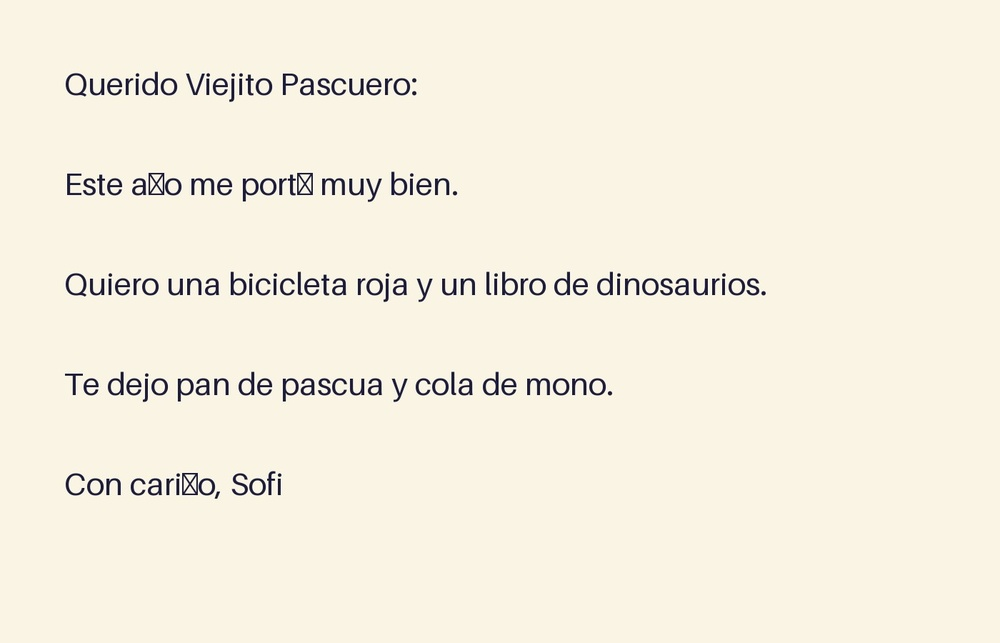
#> input picture backend/internal/imaging/testdata/carta_con_gps.jpg, 1000 x 643 px, shrunk from 1400 x 900 before the run
$ python -i preprocess.py   (imports and definitions only)
#> lines starting #> are read from the running program, lines starting #| are printed output that depends on the picture; after the words box and inside, x2 and y2 are one past the last pixel; in counts of white or black regions, pixels touching at a corner belong together
#> further down, picture is the input picture: shape (643, 1000, 3); mean B, G, R 224.3, 239.3, 245.1
"""Preprocesamiento con OpenCV para cartas fotografiadas.

Pasos: escala de grises → corrección de perspectiva (si se detecta la hoja) →
deskew → reducción de ruido → binarización adaptativa.
"""

from __future__ import annotations

from pathlib import Path

import cv2
import numpy as np
from numpy.typing import NDArray

Img = NDArray[np.uint8]


def load(path: Path) -> Img:
    data = np.fromfile(str(path), dtype=np.uint8)
    img = cv2.imdecode(data, cv2.IMREAD_COLOR)
    if img is None:
        raise ValueError("No se pudo leer la imagen")
    return img.astype(np.uint8)


def _order_corners(pts: NDArray[np.float32]) -> NDArray[np.float32]:
    s = pts.sum(axis=1)
    d = np.diff(pts, axis=1).ravel()
    return np.array(
        [pts[np.argmin(s)], pts[np.argmin(d)], pts[np.argmax(s)], pts[np.argmax(d)]],
        dtype=np.float32,
    )


def correct_perspective(gray: Img) -> Img:
    """Busca el contorno cuadrilátero más grande (la hoja) y lo endereza."""
    h, w = gray.shape[:2]
#> h = 643; w = 1000
    blur = cv2.GaussianBlur(gray, (5, 5), 0)
    edges = cv2.Canny(blur, 50, 150)
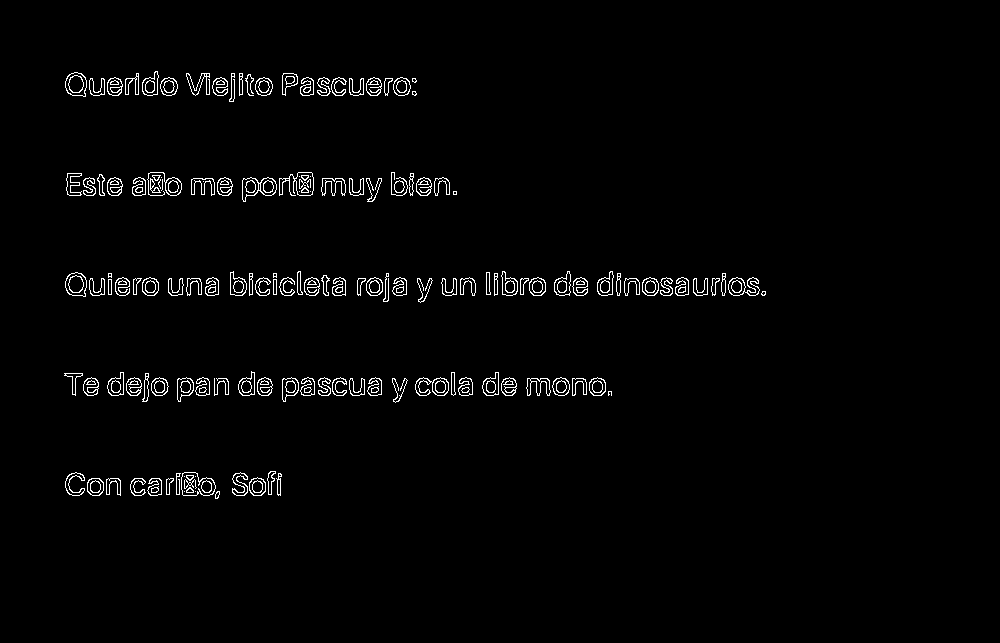
#> edges: shape (643, 1000); 1.8% white in thin lines or dots, all inside (x1, y1, x2, y2) = (64, 71, 766, 499)
    edges = cv2.dilate(edges, np.ones((3, 3), np.uint8), iterations=1)
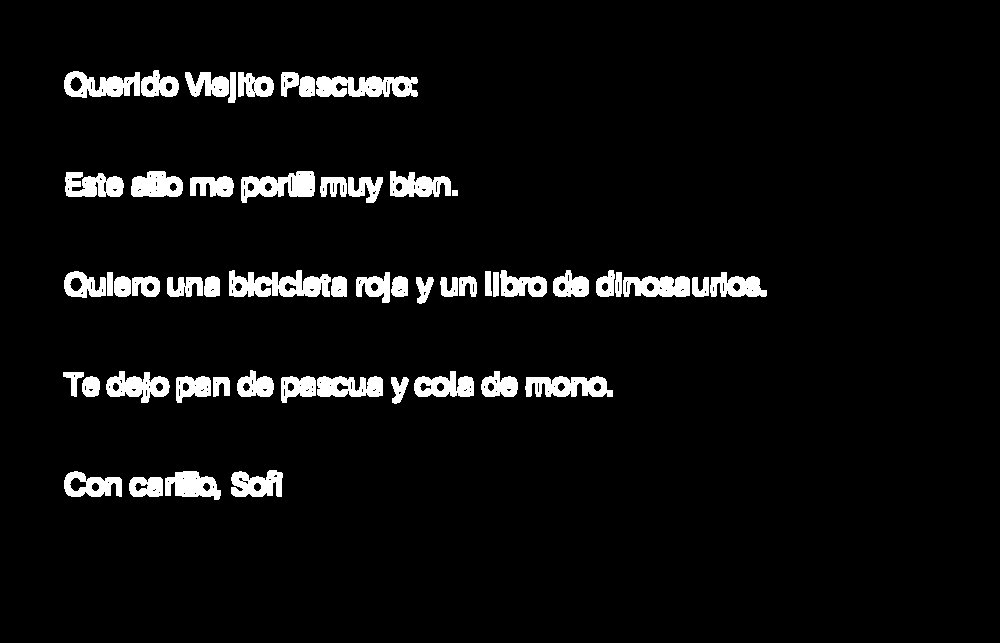
#> edges: shape (643, 1000); 5.4% white; 54 white regions
    contours, _ = cv2.findContours(edges, cv2.RETR_EXTERNAL, cv2.CHAIN_APPROX_SIMPLE)
#> contours = 54 contours; largest, box (x1, y1, x2, y2) and area: (229, 270, 331, 297) 1728, (316, 76, 418, 97) 1534, (241, 171, 315, 203) 1408, (64, 71, 140, 98) 1282, (525, 376, 613, 397) 1259
    for c in sorted(contours, key=cv2.contourArea, reverse=True)[:5]:
        area = cv2.contourArea(c)
        if area < 0.4 * h * w:
            break
        approx = cv2.approxPolyDP(c, 0.02 * cv2.arcLength(c, True), True)
        if len(approx) == 4:
            src = _order_corners(approx.reshape(4, 2).astype(np.float32))
            tl, tr, br, bl = src
            width = int(max(np.linalg.norm(br - bl), np.linalg.norm(tr - tl)))
            height = int(max(np.linalg.norm(tr - br), np.linalg.norm(tl - bl)))
            if width < 100 or height < 100:
                break
            dst = np.array(
                [[0, 0], [width - 1, 0], [width - 1, height - 1], [0, height - 1]], dtype=np.float32
            )
            m = cv2.getPerspectiveTransform(src, dst)
            return cv2.warpPerspective(gray, m, (width, height)).astype(np.uint8)
#> this loop made 1 pass
#> area on pass 1: 1728
    return gray


def estimate_skew(gray: Img) -> float:
    """Ángulo (grados) de inclinación del texto usando minAreaRect sobre la tinta."""
    inv = cv2.bitwise_not(gray)
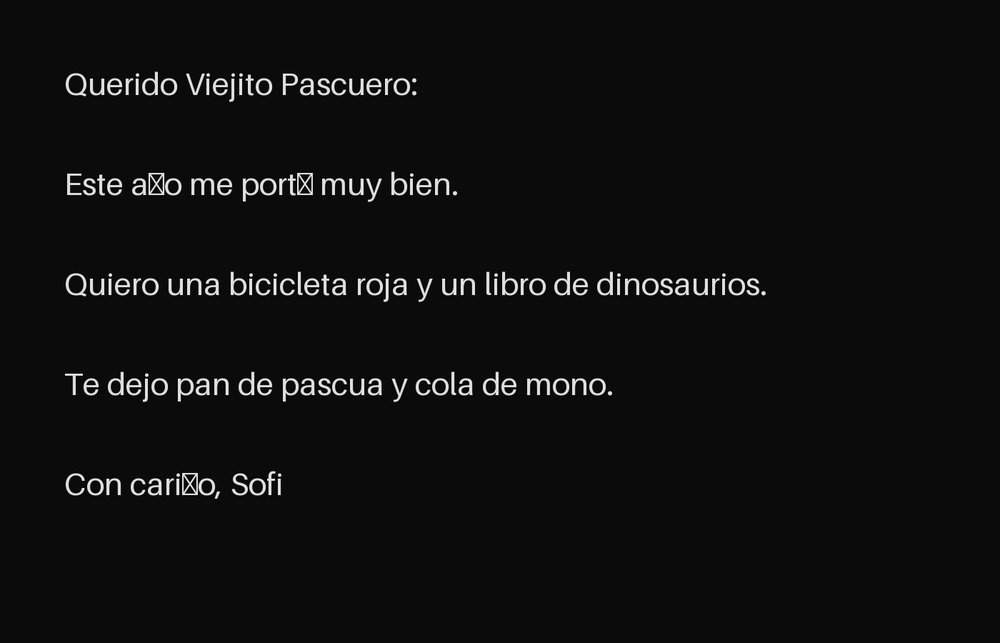
#> inv: shape (643, 1000); min 0, max 255, mean 15.6
    thr = cv2.threshold(inv, 0, 255, cv2.THRESH_BINARY | cv2.THRESH_OTSU)[1]
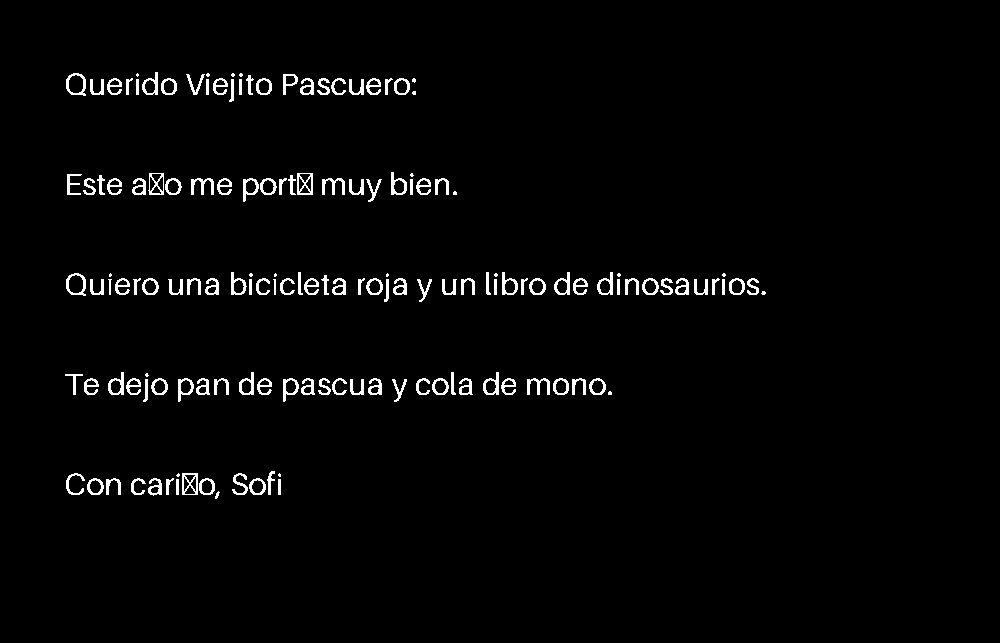
#> thr: shape (643, 1000); 2.2% white in thin lines or dots, all inside (x1, y1, x2, y2) = (65, 72, 766, 499)
    pts = cv2.findNonZero(thr)
#> pts = contour of 14337 points, box (x1, y1, x2, y2) (65, 72, 766, 499), area 47054
    if pts is None or len(pts) < 50:
        return 0.0
    angle = float(cv2.minAreaRect(pts)[-1])
#> angle = -89.81
    # Normaliza a (-45, 45]: el signo indica hacia dónde rotar para enderezar.
    if angle > 45:
        angle -= 90
    elif angle <= -45:
        angle += 90
#> angle = 0.194
    return angle if abs(angle) <= 20 else 0.0


def deskew(gray: Img) -> Img:
    angle = estimate_skew(gray)
#> angle = 0.194
    if abs(angle) < 0.3:
        return gray
    h, w = gray.shape[:2]
    m = cv2.getRotationMatrix2D((w / 2, h / 2), angle, 1.0)
    return cv2.warpAffine(
        gray, m, (w, h), flags=cv2.INTER_CUBIC, borderMode=cv2.BORDER_REPLICATE
    ).astype(np.uint8)


def preprocess(img: Img) -> tuple[Img, Img]:
    """Devuelve (gris_enderezado, binarizada). El OCR usa una u otra según el motor."""
    gray: Img = (cv2.cvtColor(img, cv2.COLOR_BGR2GRAY) if img.ndim == 3 else img).astype(np.uint8)
    gray = correct_perspective(gray)
    gray = deskew(gray)
    denoised = cv2.fastNlMeansDenoising(gray, None, h=12, templateWindowSize=7, searchWindowSize=21)
    binary = cv2.adaptiveThreshold(
        denoised, 255, cv2.ADAPTIVE_THRESH_GAUSSIAN_C, cv2.THRESH_BINARY, 31, 15
    )
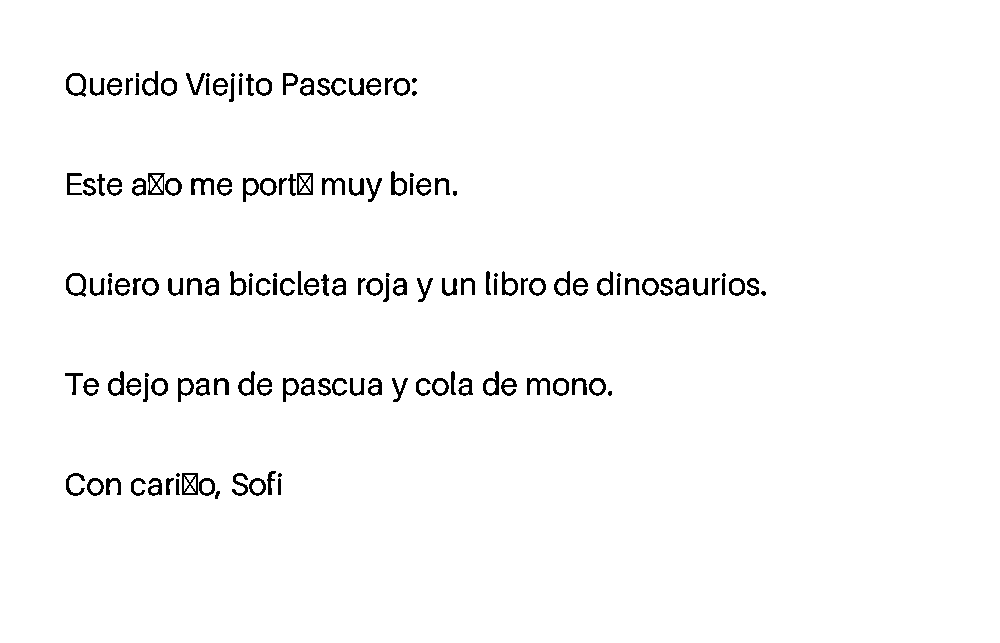
#> binary: shape (643, 1000); 97.5% white; 148 black regions (20 under 20 px), largest, box (x1, y1, x2, y2) and area: (191, 178, 214, 195) 203, (297, 173, 313, 195) 200, (182, 473, 198, 495) 200
    return denoised.astype(np.uint8), binary.astype(np.uint8)


def split_lines(binary: Img, min_height: int = 12) -> list[tuple[int, int]]:
    """Segmenta renglones por proyección horizontal (útil para TrOCR, que lee una línea)."""
    ink = (255 - binary).sum(axis=1) / 255
    threshold = max(2.0, float(ink.max()) * 0.04) if ink.size else 0
    rows = ink > threshold
    lines: list[tuple[int, int]] = []
    start: int | None = None
    for y, on in enumerate(rows):
        if on and start is None:
            start = y
        elif not on and start is not None:
            if y - start >= min_height:
                lines.append((max(0, start - 4), min(len(rows), y + 4)))
            start = None
    if start is not None and len(rows) - start >= min_height:
        lines.append((start, len(rows)))
    return lines

>>> import cv2
>>> picture = cv2.imread('../../../internal/imaging/testdata/carta_con_gps.jpg')
>>> result = preprocess(picture)
